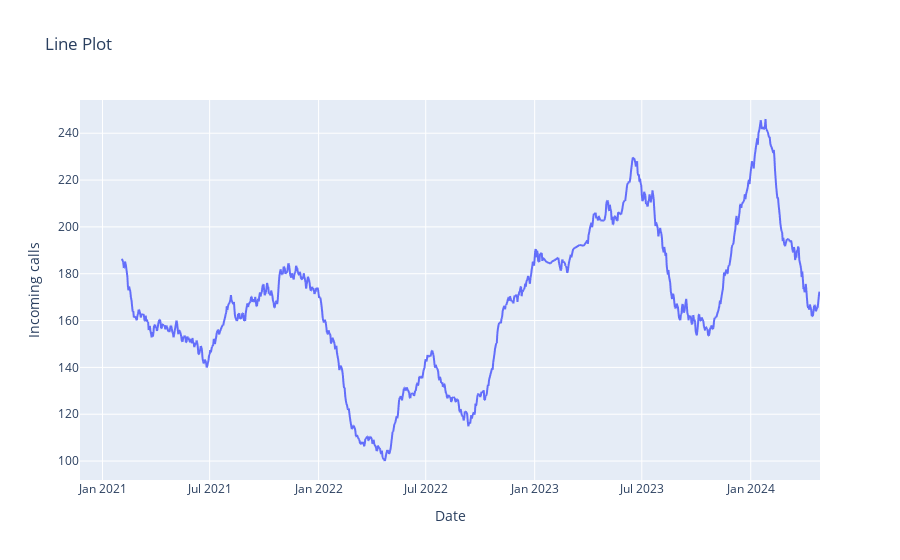

Notebook cell for this chart:
### Markdown cell above
# Call Duration Analysis
- The distribution appears to be approximately normal (bell-shaped), which is characterized by a single peak and similar tails on either side of the peak.
- The majority of calls last around 2.5 to 3.0 minutes, as indicated by the peak of the distribution.
- There are fewer calls with shorter or longer durations, as shown by the lower bars on either side of the peak.

### Code cell
smoothed_values = data['Incoming Calls'].rolling(window=72).mean()
data['smoothed_values'] = smoothed_values
import plotly.graph_objs as go
import plotly.express as px
fig = px.line(data, x='Date', y='smoothed_values', title='Line Plot')

# Update layout
fig.update_xaxes(title_text='Date')
fig.update_yaxes(title_text='Incoming calls')

# Show the plot
fig.show()

### Figure 1 — Plotly figure (JSON) as saved in the notebook; plotly's stock layout.template omitted (floating-point values rounded to 4 significant figures; data arrays with more than 128 entries replaced by an {"elided": "..."} marker saying what was removed)
{"data": [{"hovertemplate": "Date=%{x}<br>smoothed_values=%{y}<extra></extra>", "legendgroup": "", "line": {"color": "#636efa", "dash": "solid"}, "marker": {"symbol": "circle"}, "mode": "lines", "name": "", "showlegend": false, "type": "scattergl", "x": {"elided": "1163 str values"}, "xaxis": "x", "y": {"elided": "1163 float values"}, "yaxis": "y"}], "layout": {"legend": {"tracegroupgap": 0}, "title": {"text": "Line Plot"}, "xaxis": {"anchor": "y", "domain": [0, 1], "title": {"text": "Date"}}, "yaxis": {"anchor": "x", "domain": [0, 1], "title": {"text": "Incoming calls"}}}}
